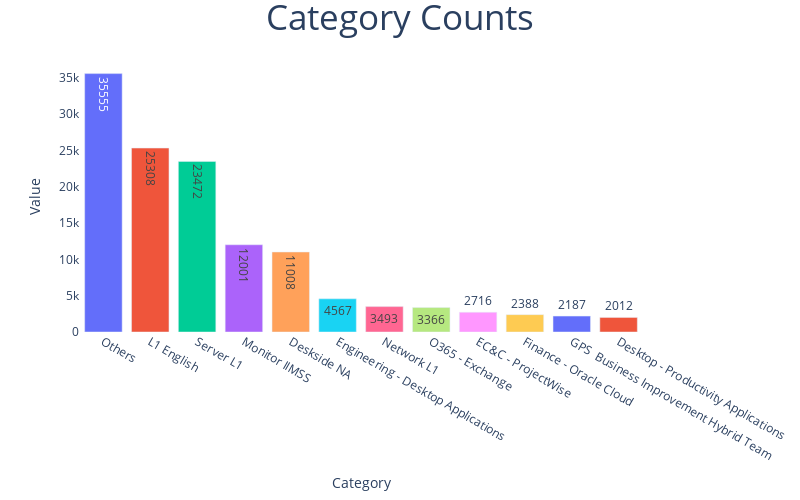

Write notebook code for a chart like this one.
### Markdown cell above
https://stackoverflow.com/questions/47230817/plotly-notebook-mode-with-google-colaboratory

### Code cell
import plotly.graph_objects as go
from plotly.offline import iplot, init_notebook_mode
import plotly.express as px
import plotly.io as pio

init_notebook_mode(True)

fig = px.bar(x=data.category.value_counts().index,y=data.category.value_counts(),color=data.category.value_counts().index,text=data.category.value_counts())
fig.update_traces(hovertemplate="Category:'%{x}' Counted: %{y}")
fig.update_layout(title={"text":"Category Counts","x":0.5,"font":{"size":35}},xaxis={"title":"Category","showgrid":False},yaxis={"title":"Value","showgrid":False},plot_bgcolor="white",width=800,height=500,showlegend=False)
iplot(fig)
fig.show(renderer="colab")

### Figure 1 — Plotly figure (JSON) as saved in the notebook; plotly's stock layout.template omitted (floating-point values rounded to 4 significant figures)
{"data": [{"textposition": "auto", "hovertemplate": "Category:'%{x}' Counted: %{y}", "showlegend": true, "legendgroup": "color=Others", "name": "color=Others", "yaxis": "y", "text": [35555], "y": [35555], "hoverlabel": {"namelength": 0}, "offsetgroup": "color=Others", "xaxis": "x", "marker": {"color": "#636efa"}, "x": ["Others"], "alignmentgroup": "True", "type": "bar", "orientation": "v"}, {"textposition": "auto", "hovertemplate": "Category:'%{x}' Counted: %{y}", "showlegend": true, "legendgroup": "color=L1 English", "name": "color=L1 English", "yaxis": "y", "text": [25308], "y": [25308], "hoverlabel": {"namelength": 0}, "offsetgroup": "color=L1 English", "xaxis": "x", "marker": {"color": "#EF553B"}, "x": ["L1 English"], "alignmentgroup": "True", "type": "bar", "orientation": "v"}, {"textposition": "auto", "hovertemplate": "Category:'%{x}' Counted: %{y}", "showlegend": true, "legendgroup": "color=Server L1", "name": "color=Server L1", "yaxis": "y", "text": [23472], "y": [23472], "hoverlabel": {"namelength": 0}, "offsetgroup": "color=Server L1", "xaxis": "x", "marker": {"color": "#00cc96"}, "x": ["Server L1"], "alignmentgroup": "True", "type": "bar", "orientation": "v"}, {"textposition": "auto", "hovertemplate": "Category:'%{x}' Counted: %{y}", "showlegend": true, "legendgroup": "color=Monitor IIMSS", "name": "color=Monitor IIMSS", "yaxis": "y", "text": [12001], "y": [12001], "hoverlabel": {"namelength": 0}, "offsetgroup": "color=Monitor IIMSS", "xaxis": "x", "marker": {"color": "#ab63fa"}, "x": ["Monitor IIMSS"], "alignmentgroup": "True", "type": "bar", "orientation": "v"}, {"textposition": "auto", "hovertemplate": "Category:'%{x}' Counted: %{y}", "showlegend": true, "legendgroup": "color=Deskside NA", "name": "color=Deskside NA", "yaxis": "y", "text": [11008], "y": [11008], "hoverlabel": {"namelength": 0}, "offsetgroup": "color=Deskside NA", "xaxis": "x", "marker": {"color": "#FFA15A"}, "x": ["Deskside NA"], "alignmentgroup": "True", "type": "bar", "orientation": "v"}, {"textposition": "auto", "hovertemplate": "Category:'%{x}' Counted: %{y}", "showlegend": true, "legendgroup": "color=Engineering - Desktop Applications", "name": "color=Engineering - Desktop Applications", "yaxis": "y", "text": [4567], "y": [4567], "hoverlabel": {"namelength": 0}, "offsetgroup": "color=Engineering - Desktop Applications", "xaxis": "x", "marker": {"color": "#19d3f3"}, "x": ["Engineering - Desktop Applications"], "alignmentgroup": "True", "type": "bar", "orientation": "v"}, {"textposition": "auto", "hovertemplate": "Category:'%{x}' Counted: %{y}", "showlegend": true, "legendgroup": "color=Network L1", "name": "color=Network L1", "yaxis": "y", "text": [3493], "y": [3493], "hoverlabel": {"namelength": 0}, "offsetgroup": "color=Network L1", "xaxis": "x", "marker": {"color": "#FF6692"}, "x": ["Network L1"], "alignmentgroup": "True", "type": "bar", "orientation": "v"}, {"textposition": "auto", "hovertemplate": "Category:'%{x}' Counted: %{y}", "showlegend": true, "legendgroup": "color=O365 - Exchange", "name": "color=O365 - Exchange", "yaxis": "y", "text": [3366], "y": [3366], "hoverlabel": {"namelength": 0}, "offsetgroup": "color=O365 - Exchange", "xaxis": "x", "marker": {"color": "#B6E880"}, "x": ["O365 - Exchange"], "alignmentgroup": "True", "type": "bar", "orientation": "v"}, {"textposition": "auto", "hovertemplate": "Category:'%{x}' Counted: %{y}", "showlegend": true, "legendgroup": "color=EC&C - ProjectWise", "name": "color=EC&C - ProjectWise", "yaxis": "y", "text": [2716], "y": [2716], "hoverlabel": {"namelength": 0}, "offsetgroup": "color=EC&C - ProjectWise", "xaxis": "x", "marker": {"color": "#FF97FF"}, "x": ["EC&C - ProjectWise"], "alignmentgroup": "True", "type": "bar", "orientation": "v"}, {"textposition": "auto", "hovertemplate": "Category:'%{x}' Counted: %{y}", "showlegend": true, "legendgroup": "color=Finance - Oracle Cloud", "name": "color=Finance - Oracle Cloud", "yaxis": "y", "text": [2388], "y": [2388], "hoverlabel": {"namelength": 0}, "offsetgroup": "color=Finance - Oracle Cloud", "xaxis": "x", "marker": {"color": "#FECB52"}, "x": ["Finance - Oracle Cloud"], "alignmentgroup": "True", "type": "bar", "orientation": "v"}, {"textposition": "auto", "hovertemplate": "Category:'%{x}' Counted: %{y}", "showlegend": true, "legendgroup": "color=GPS  Business Improvement Hybrid Team", "name": "color=GPS  Business Improvement Hybrid Team", "yaxis": "y", "text": [2187], "y": [2187], "hoverlabel": {"namelength": 0}, "offsetgroup": "color=GPS  Business Improvement Hybrid Team", "xaxis": "x", "marker": {"color": "#636efa"}, "x": ["GPS  Business Improvement Hybrid Team"], "alignmentgroup": "True", "type": "bar", "orientation": "v"}, {"textposition": "auto", "hovertemplate": "Category:'%{x}' Counted: %{y}", "showlegend": true, "legendgroup": "color=Desktop - Productivity Applications", "name": "color=Desktop - Productivity Applications", "yaxis": "y", "text": [2012], "y": [2012], "hoverlabel": {"namelength": 0}, "offsetgroup": "color=Desktop - Productivity Applications", "xaxis": "x", "marker": {"color": "#EF553B"}, "x": ["Desktop - Productivity Applications"], "alignmentgroup": "True", "type": "bar", "orientation": "v"}], "layout": {"showlegend": false, "xaxis": {"domain": [0, 1], "title": {"text": "Category"}, "anchor": "y", "showgrid": false}, "title": {"text": "Category Counts", "font": {"size": 35}, "x": 0.5}, "plot_bgcolor": "white", "yaxis": {"domain": [0, 1], "title": {"text": "Value"}, "anchor": "x", "showgrid": false}, "height": 500, "barmode": "relative", "width": 800, "margin": {"t": 60}, "legend": {"tracegroupgap": 0}}}
